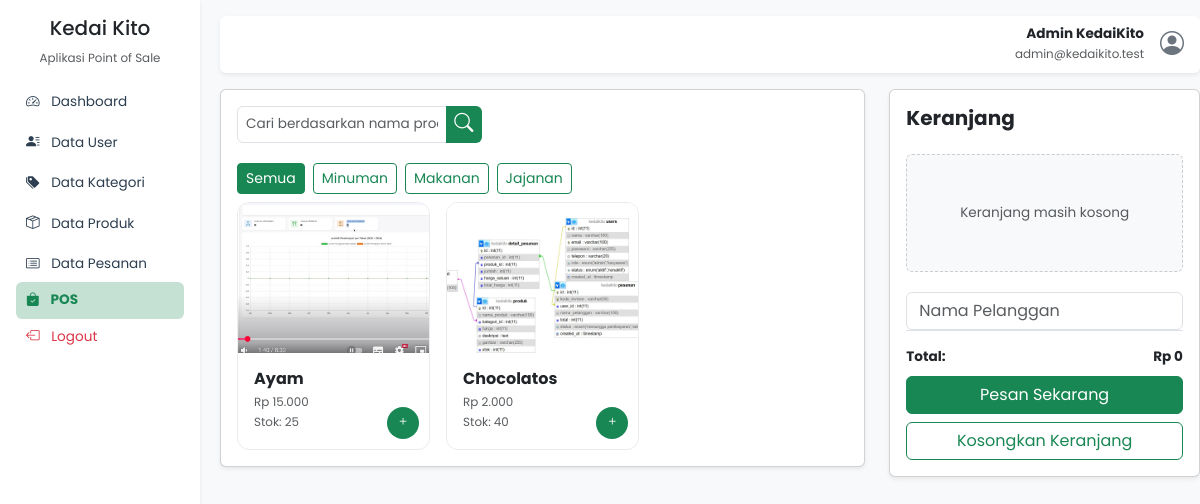
The page /pos.php (signed in) on the database its author committed.
### tables this page shows
CREATE TABLE `kategori` (
  `id` int(11) NOT NULL,
  `nama_kategori` varchar(100) DEFAULT NULL
);

CREATE TABLE `produk` (
  `id` int(11) NOT NULL,
  `nama_produk` varchar(100) DEFAULT NULL,
  `kategori_id` int(11) DEFAULT NULL,
  `harga` int(11) DEFAULT NULL,
  `deskripsi` text DEFAULT NULL,
  `gambar` varchar(255) DEFAULT NULL,
  `stok` int(11) DEFAULT 0
);

### pos.php (the view, shortened to what this page needs)
<?php
$activePage = 'pos';
require_once 'koneksi.php';
$stmt = $conn->prepare("
  SELECT produk.*, kategori.nama_kategori
  FROM produk
  LEFT JOIN kategori ON produk.kategori_id = kategori.id
");
$stmt->execute();
$produk = $stmt->get_result()->fetch_all(MYSQLI_ASSOC);
$kategori = $conn->query("SELECT * FROM kategori")->fetch_all(MYSQLI_ASSOC);
?>
<!DOCTYPE html>
<html lang="id">
<head>
  <link
    href="https://cdn.jsdelivr.net/npm/bootstrap@5.3.2/dist/css/bootstrap.min.css"
    rel="stylesheet" />
  <link
    href="https://cdn.jsdelivr.net/npm/bootstrap-icons@1.10.5/font/bootstrap-icons.css"
    rel="stylesheet" />
</head>
<body class="bg-light">
  <?php include 'components/sidebar.php'; ?>
  <div class="main-content ms-220 py-3" style="margin-left: 220px">
    <div
      class="d-flex justify-content-end align-items-center bg-white rounded shadow-sm px-3 py-2 mb-3">
      <div class="text-end me-3">
        <strong>Admin KedaiKito</strong><br />
        <small class="text-muted">admin@kedaikito.test</small>
      </div>
      <i class="bi bi-person-circle fs-4 text-secondary"></i>
    </div>
    <div class="row g-4">
      <div class="col-md-8">
        <div class="card shadow-sm mb-4">
          <div class="card-body">
            <div class="search-container">
              <div class="input-group">
                <input
                  type="text"
                  class="form-control form-control-sm"
                  id="searchInput"
                  placeholder="Cari berdasarkan nama produk" />
                <button class="btn btn-success btn-sm">
                  <i class="bi bi-search"></i>
                </button>
              </div>
            </div>
            <div class="d-flex gap-2 mt-2 mb-2">
              <button class="btn btn-outline-success btn-sm filter-btn active" data-kategori="all">Semua</button>
              <?php foreach ($kategori as $kat): ?>
                <button class="btn btn-outline-success btn-sm filter-btn" data-kategori="<?= $kat['id'] ?>">
                  <?= $kat['nama_kategori'] ?>
                </button>
              <?php endforeach; ?>
            </div>
            <div class="row g-3 produk-list">
              <?php foreach ($produk as $p): ?>
                <div class="col-md-4 produk-item" data-kategori="<?= $p['kategori_id'] ?>">
                  <div class="product-card">
                    <?php if ($p['gambar']): ?>
                      <img src="uploads/<?= $p['gambar'] ?>" class="product-img w-100">
                    <?php else: ?>
                      <div class="product-img w-100 bg-secondary"></div>
                    <?php endif; ?>
                    <div class="p-3">
                      <h6 class="mb-1 fw-bold"><?= $p['nama_produk'] ?></h6>
                      <small class="text-muted">Rp <?= number_format($p['harga'], 0, ',', '.') ?></small><br>
                      <small class="text-muted">Stok: <?= $p['stok'] ?></small>
                    </div>
                    <?php if ($p['stok'] > 0): ?>
                      <div class="add-button" data-produk='<?= json_encode($p) ?>'>
                        <i class="bi bi-plus"></i>
                      </div>
                    <?php else: ?>
                      <div class="add-button disabled text-muted text-center py-2">Habis</div>
                    <?php endif; ?>
                  </div>
                </div>
              <?php endforeach; ?>
            </div>
          </div>
        </div>
      </div>
      <div class="col-md-4">
        <div class="card shadow-sm sticky-top" style="top: 1rem;">
          <div class="card-body">
            <h5 class="fw-bold mb-4">Keranjang</h5>
            <form id="formPesanan" action="proses_pesanan.php" method="POST">
              <div id="keranjangItems" class="mb-3">
                <div id="keranjangKosong" class="text-center bg-light py-5 rounded text-muted">
                  <p class="m-0">Keranjang masih kosong</p>
                </div>
              </div>
              <div class="mb-0">
                <input type="text" name="nama_pelanggan" id="namaPelanggan" class="form-control" placeholder="Nama Pelanggan" required>
              </div>
              <div class="border-top pt-3">
                <div class="d-flex justify-content-between mb-2">
                  <span class="fw-bold">Total:</span>
                  <span class="fw-bold" id="totalHarga">Rp 0</span>
                </div>
                <button type="submit" class="btn btn-success w-100 mb-2" onclick="showConfirmationModal()">
                  Pesan Sekarang
                </button>
                <button type="button" class="btn btn-outline-success w-100" onclick="clearCart()">
                  Kosongkan Keranjang
                </button>
              </div>
            </form>
          </div>
        </div>
      </div>
    </div>
  </div>
</body>
</html>

### components/sidebar.php (shortened to what this page needs)
<!DOCTYPE html>
<html lang="en">
<head>
  <link href="assets/css/sidebar.css" rel="stylesheet">
</head>
<body>
  <div
    class="sidebar bg-white shadow-sm position-fixed top-0 start-0 h-100 p-3">
    <div class="text-center mb-3">
      <h5>Kedai Kito</h5>
      <small class="text-muted">Aplikasi Point of Sale</small>
    </div>
    <ul class="nav flex-column">
      <li class="nav-item">
        <a class="nav-link <?= ($activePage == 'dashboard') ? 'active fw-bold bg-success bg-opacity-25 rounded' : '' ?>" href="dashboard.php">
          <i class="bi bi-speedometer2 me-2"></i> Dashboard
        </a>
      </li>
      <li class="nav-item">
        <a class="nav-link <?= ($activePage == 'datauser') ? 'active fw-bold bg-success bg-opacity-25 rounded' : '' ?>" href="datauser.php">
          <i class="bi bi-person-lines-fill me-2"></i> Data User
        </a>
      </li>
      <li class="nav-item">
        <a class="nav-link <?= ($activePage == 'datakategori') ? 'active fw-bold bg-success bg-opacity-25 rounded' : '' ?>" href="datakategori.php">
          <i class="bi bi-tags-fill me-2"></i> Data Kategori
        </a>
      </li>
      <li class="nav-item">
        <a class="nav-link <?= ($activePage == 'dataproduk') ? 'active fw-bold bg-success bg-opacity-25 rounded' : '' ?>" href="dataproduk.php">
          <i class="bi bi-box-seam me-2"></i> Data Produk
        </a>
      </li>
      <li class="nav-item">
        <a class="nav-link <?= ($activePage == 'datapesanan') ? 'active fw-bold bg-success bg-opacity-25 rounded' : '' ?>" href="datapesanan.php">
          <i class="bi bi-card-list me-2"></i> Data Pesanan
        </a>
      </li>
      <a class="nav-link <?= ($activePage == 'pos') ? 'active fw-bold bg-success bg-opacity-25 rounded' : '' ?>" href="pos.php">
        <i class="bi bi-bag-check-fill me-2"></i> POS
      </a>
      <li class="nav-item mt-auto">
        <a class="nav-link text-danger" href="#" data-bs-toggle="modal" data-bs-target="#logoutModal">
          <i class="bi bi-box-arrow-left me-2"></i> Logout
        </a>
      </li>
    </ul>
  </div>
</body>
</html>

### assets/css/sidebar.css (style rules this page uses)
.sidebar { width: 200px; z-index: 1000; }
.sidebar .nav-item + .nav-item { margin-top: 6px; }
.sidebar .nav-link { color: #2c3e50; padding: 8px 12px; border-radius: 6px; transition: background 0.2s ease; font-size: 0.85rem; padding: 8px 10px; }
.sidebar .nav-item + .nav-item { margin-top: 4px; }
.sidebar .nav-link.active { background-color: rgba(25, 135, 84, 0.2); color: #198754; font-weight: 600; }

### pos.php (style rules this page uses)
body { font-family: "Poppins", sans-serif; font-size: 0.85rem; }
.search-container { display: flex; justify-content: space-between; align-items: center; margin-bottom: 20px; }
.search-container .input-group { width: 40%; }
.search-container .input-group input { font-size: 0.85rem; }
.search-container .form-control { border-radius: 6px; }
.search-container .input-group button { border-radius: 6px; background-color: #198754; color: white; border: none; font-size: 0.85rem; }
.search-container .input-group button i { font-size: 1.2rem; }
.product-card { border: 1px solid #e9ecef; border-radius: 12px; overflow: hidden; position: relative; transition: all 0.3s; }
.product-img { height: 150px; object-fit: cover; }
.add-button { position: absolute; bottom: 10px; right: 10px; width: 32px; height: 32px; border-radius: 50%; background: #198754; color: white; display: flex; align-items: center; justify-content: center; cursor: pointer; }
.filter-btn.active { background: #198754 !important; color: white !important; border-color: #198754 !important; }
#keranjangKosong { border: 1px dashed #ccc; margin-top: 20px; margin-bottom: 20px; }

### rows shown on the page
kategori: nama_kategori "Minuman"
kategori: nama_kategori "Makanan"
kategori: nama_kategori "Jajanan"
produk: gambar (picture), nama_produk "Ayam", harga "15.000", stok "25"
produk: gambar (picture), nama_produk "Chocolatos", harga "2.000", stok "40"
